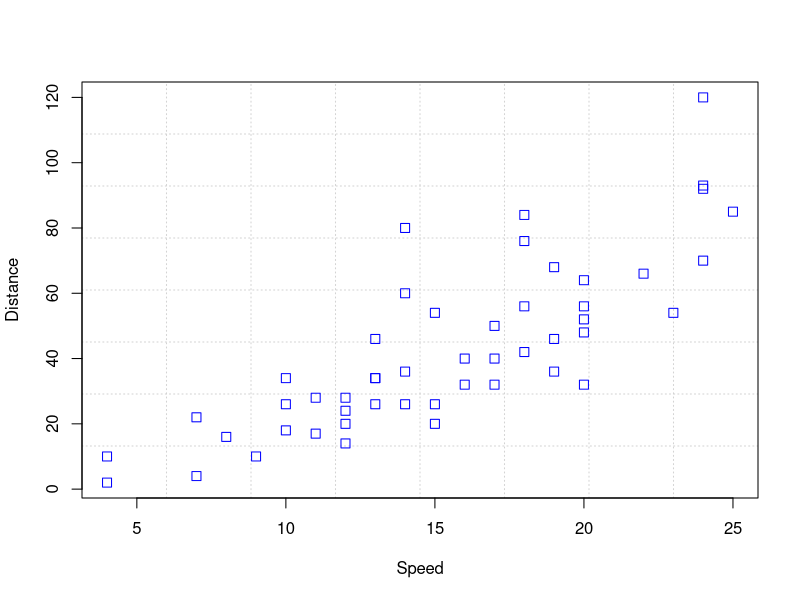
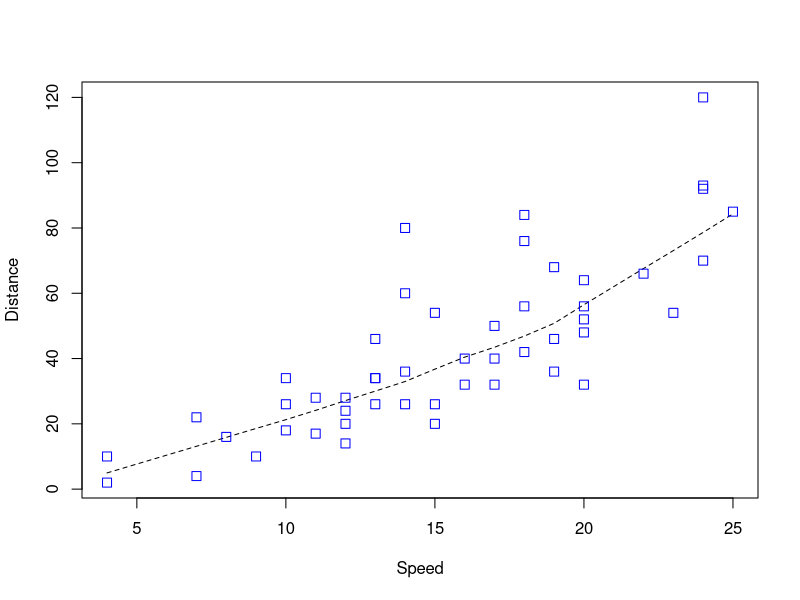
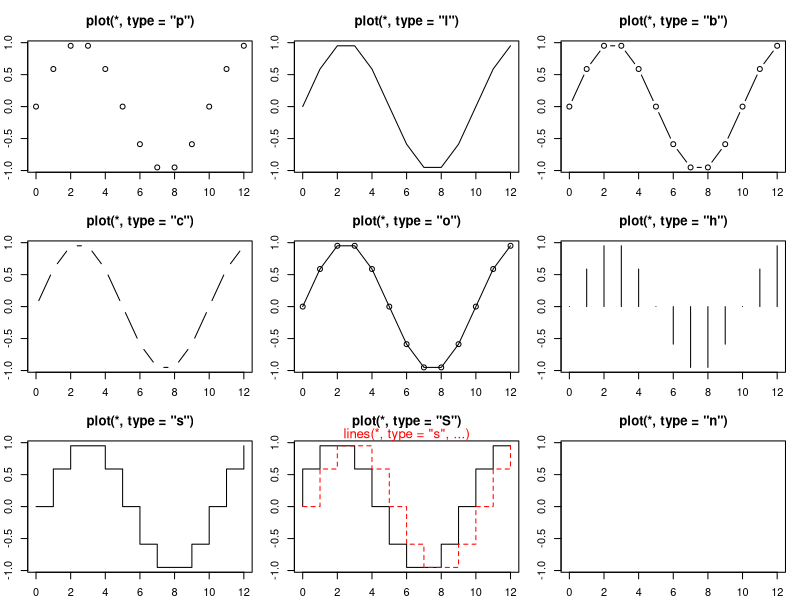
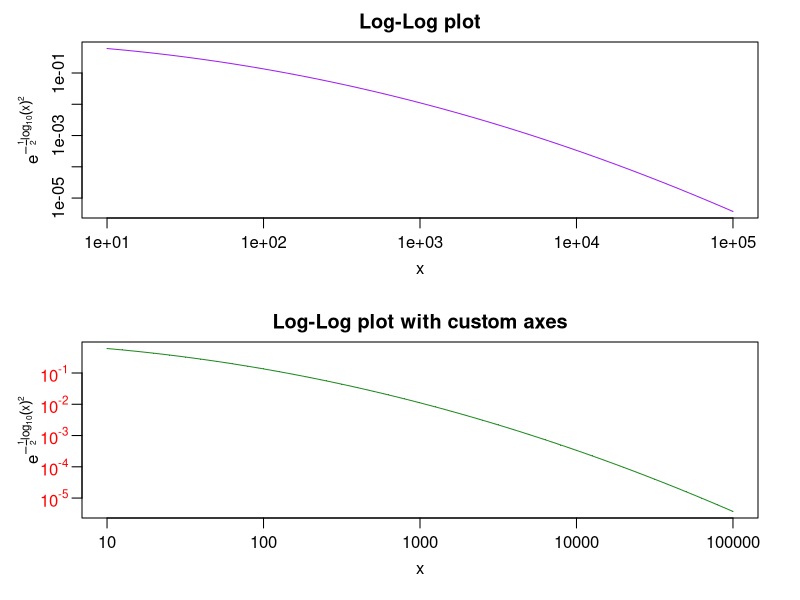
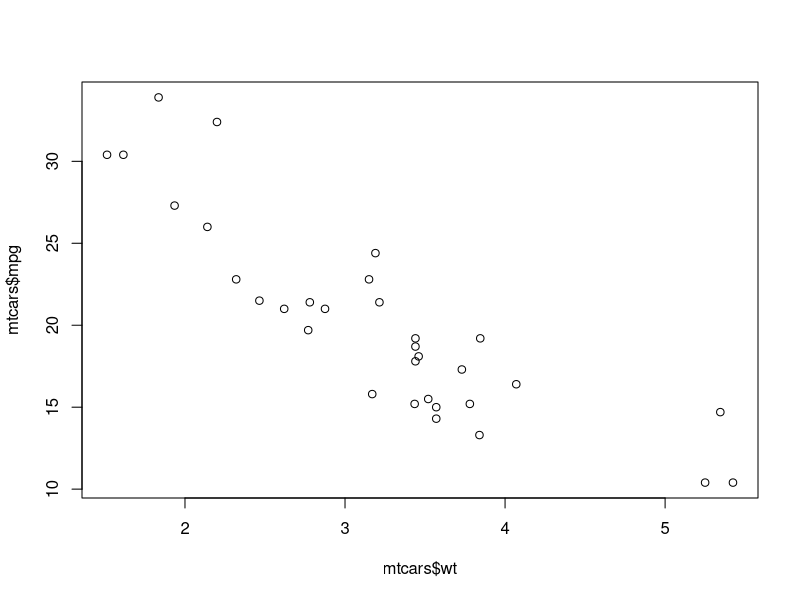
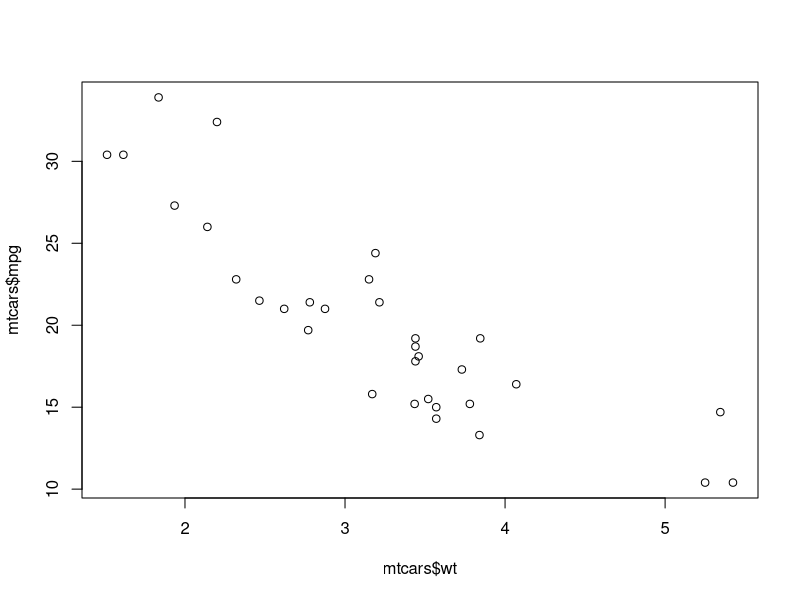
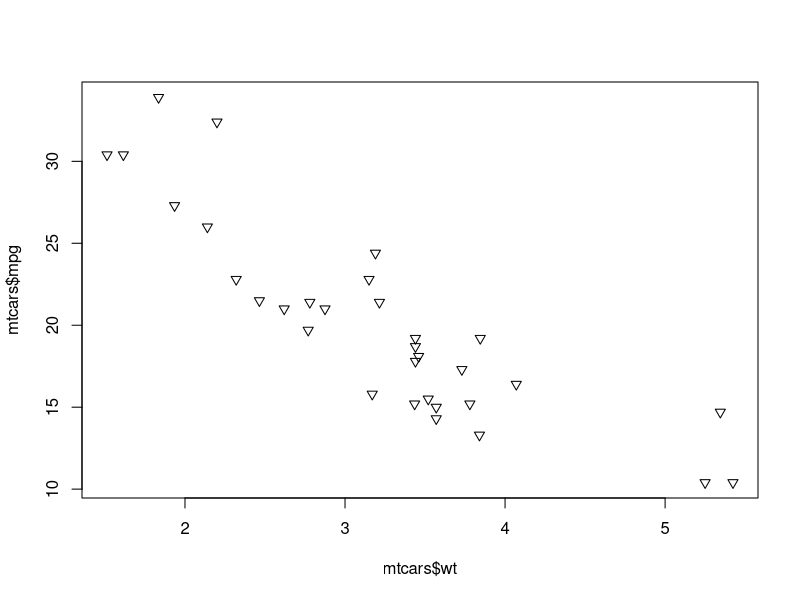
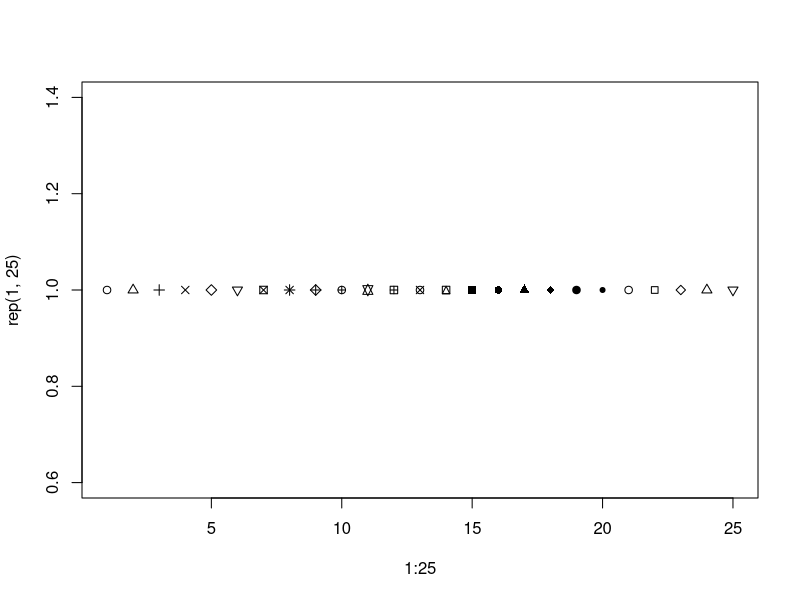

Source code (R) for these figures, in order:
###################################
###################################
########                   ########
########   Data Science 1  ########
########       Lab 4       ######## 
########  5th Nov. 2023    ########
########                   ########
###################################
###################################

## Welcome to lab #4. Today we will start with an introduction to plotting in base R

########################
####    Factors     ####
########################

# Quick note before we start on plotting. One final type of variable we haven't looked at yet is factors
# Factors are used for categorical data. Instead of just allowing any value, like a character variable, factors only allow one of a fixed number of 'levels', with one level serving as a 'reference category'.
# To change the reference category, you can use 
# relevel(x, ref=...)

# For now, just bear in mind that sometimes in certain statistical packages, character variables will need to be recoded as factors using factor(),
# and other times variables that shouldn't be factors get loaded as such and need to be changed back with as.character().

########################
####    Datasets    ####
########################

# R contains a number of inbuilt datasets
# To see a list of them, run
data()
?data()

# To load one into your environment, run for example
data(mtcars)


########################
####    Plotting    ####
########################

# Base R has a lot of good functions for plotting, and can be very powerful.

# run the following:
example("plot")
# to get a series of examples of things you can do with the plot() function

# Plot() is the most basic function, and with no arguments it creates a scatterplot.
# it can either take an x variable and a y variable as its 2 first arguments, or it can take a formula
plot(mtcars$wt,mtcars$mpg)
plot(mtcars$mpg~mtcars$wt)

# You can change the shape of the points in a scatterplot with the 'pch' argument
plot(mtcars$wt,mtcars$mpg, pch=25)
# There are 25 predefined pch values
# There are 25 preset values for the scatterplot points. To see them all run:
plot(1:25,rep(1,25),pch=1:25)

# You can also put in any symbol you like in quote marks:
plot(mtcars$wt,mtcars$mpg, pch="$")
plot(mtcars$wt,mtcars$mpg,pch="✌")

# To change x axis and y axis labels, and add a title you can use
plot(mtcars$wt,mtcars$mpg, pch=20, xlab='Weight (1000 lbs)', ylab='Fuel efficiency (mpg)', main='Association between car weight and fuel efficiency')

# And to change the range of the plot, use
plot(mtcars$wt,mtcars$mpg, pch=20, ylim = c(0,40), xlim = c(0,7))

# Instead of a scatterplot, you can change the type of the plot using 'type'
x <- seq(-4,4,0.2)
y <- dnorm(x)

plot(x,y,pch=5)
plot(x,y,type='l')
plot(x,y,type='h')
plot(x,y,type='b')
plot(x,y,type='s')
plot(x,y,type='o')

# And the color using col
plot(x,y,type='o', col='red')

# For colors you can use preloaded R colors, which you can look up here:
# https://www.nceas.ucsb.edu/sites/default/files/2020-04/colorPaletteCheatsheet.pdf

# You can also use hex codes, such as:
plot(dnorm(seq(-4,4,0.2)),type='o', col='#177678')

# Pick your own color and find its hex code here:
# https://htmlcolorcodes.com/color-picker/
# or use the built-in color picker in Positron/VSCode

# For turning frequencies into histograms or density plots,
# use hist() and density() 

# For barplots and boxplots, we use barplot() and boxplot()
# In barplot, we can use the argument beside = T or beside = F to make a clustered or a stacked bar chart


# Axes can be removed from the original plot using xaxt='n' and yaxt = 'n'
# New axes can be added using the axis() function
# text(), segments(), arrows(), polygon(), legend(), add these respective elements to your plot. 
# Experiment with them or run ?text, ?segments, etc. to find out more.
?text()
?segments()
?arrows()
?polygon()
?legend()

# Fonts can be changed using the arguments cex (for size), family (for font type), and font (for bold or italics)

# Straight lines can be added to plots using abline()
plot(x,y,type="l", xlim=c(-4,4))
abline(v=c(-4,0,4))

abline(h = max(y)) # horizontal line = max of y
?abline() #straight line

plot(mtcars$wt,mtcars$mpg, pch=20, ylim = c(0,40), xlim = c(0,7))
abline(v=0,h=0,lm(mpg~wt,data=mtcars))

# Layers of different points or lines can be added to a plot using points() and lines()
smallcars <- mtcars[mtcars$cyl<=4,]
bigcars <- mtcars[mtcars$cyl>4,]

plot(smallcars$mpg~smallcars$wt, pch=20, col = "slateblue", 
          xlim=c(1,7), ylim = c(5,40),
          xlab=("Weight (1000s of lbs)"),ylab="Miles per gallon")
abline(lm(mpg~wt,data=smallcars), col="slateblue")
points(bigcars$mpg~bigcars$wt, pch=20, col = "firebrick")
abline(lm(mpg~wt,data=bigcars), col="firebrick")

# Legends can be added with legend(), 
# where the first 2 arguments determine the position of the legend
legend(4,40, fill=c("slateblue","firebrick"), 
            legend= c("Small cars (4 cylinders)", "Big cars (5+ cylinders)"),
          bty = "n", cex = 0.8)

#######################
####    Devices    ####
#######################

# When you create a plot, it gets stored to a graph device. This gets opened automatically when you plot, and in Rstudio is displayed on one of the panes.
# You can also open a graphics device manually using quartz() on Mac and Linux and windows() on Windows

# The par() function sets the graphical parameters for the device.
# You can use it to set the margins of the graph (in inches) using mar
par(mar=c(5,5,5,5))
plot(mtcars$wt,mtcars$mpg)

# These parameters will remain attached to the graphical device until you turn them off, with:
dev.off()

# par() can be used to generate multiple plots in the same device with the argument mfrow
# mfrow takes a vector of 2 numbers, first the number of rows then the number of columns of the plot grid

par(mfrow=c(2,2),mar=c(2,2,1,1))
plot(mtcars$wt,mtcars$mpg, pch='%', col='dodgerblue')
plot(mtcars$wt,mtcars$mpg, pch='e', col='#13fee0')
plot(mtcars$wt,mtcars$mpg, pch='^', col='firebrick')
plot(mtcars$wt,mtcars$mpg, pch='4', col=adjustcolor('black',alpha.f=0.4))
dev.off()

#############################
####    Saving graphs    ####
#############################
 
# You can save graphs directly from your device (in RStudio, you would click on the 'export' button)
# However, this can be annoying if you have to go through the process every time you make a small adjustment to your graph
# Also, there is no guarantee of conistency if you save your graphs manually
# Generally, it is better to save your plots using code
# To do this, you must open a graphical device directly in a file
# There are multiple functions for this, see a list here: https://stat.ethz.ch/R-manual/R-devel/library/grDevices/html/Devices.html

# Example: to save a graph as a .png
# First open your png device, provide the dimensions, and name the file:
png(file="my.example.graph.png",
    width=600, height=450)

# then put all of the code for your graph
plot(mtcars$wt,mtcars$mpg)

# When you are done, close the device with
dev.off()




#########################
####    EXERCISES    ####
#########################

# 1.1 Transform the 'wt' variable in the mtcars dataset, which represents the weight of cars in 1000s of lbs,
# to a variable representing that weight in kg. 1 lb = 0.453592kg
mtcars$wt <- mtcars$wt * 1000 * 0.453592
# 1.2 Plot a histogram and a density plot of the weights of cars in kg in the mtcars dataset.
plot(hist(mtcars$wt))
# <=> hist(mtcars$wt)
plot(density(mtcars$wt))
# Let's extract data about survival rates among the Titanic
data(Titanic)

#Subsetting the array: Titanic[,,2,2]

# The Titanic dataset is a 4-dimensional array.
# The dimensions correspond to Class, Sex, Age, and Survival status.
# By using ,,2,2, you are selecting:
# All levels of the first dimension (Class).
# All levels of the second dimension (Sex).
# The second level of the third dimension (Age, which corresponds to "Adult").
# The second level of the fourth dimension (Survival status, which corresponds to "Yes").
#Titanic[Class, Sex, Age, and Survival status]
#Titanic[2,,2,2] # 2nd class, male|female, Adults, Died
survived <- as.data.frame(Titanic[,,2,2])
survived
died <-  as.data.frame(Titanic[,,2,1])

# Now we create a new data frame from survived and died that contains the proportion of survivors for each combination of sex and class

df <- data.frame(Male = (survived$Freq/(survived$Freq+died$Freq))[1:4],
                Female = (survived$Freq/(survived$Freq+died$Freq))[5:8],
                class = c("1st","2nd","3rd","Crew"))
#Titanic
# Finally we format it for the barplot function.
# Each row must be a sex and each column a class, with row names and column names specified
barplot_d <- as.matrix(t(df[1:2]))
colnames(barplot_d)<- df$class

# From this dataset, create a clustered barchart
barplot(barplot_d, beside=T, ylim=c(0,1))

# 1.3. Fix this barplot so that the colours are nicer and there is a legend, title, and appropriate axes labels.
barplot(barplot_d, beside = TRUE, ylim = c(0, 1), 
        ylab = "Proportion of Survival", 
        xlab = "Class", 
        main = "The Proportion of Survivors with Regards to Gender & Class",
        col = c("#c735a5", "#a75925"), 
        legend.text = c("Male", "Female"),
        args.legend = list(x = "topright", inset = c(0.05, 0.05), horiz = TRUE, bty = "n"))

# 1.4. Looking at this barplot, what can you say about who was more likely to survive the Titanic?
#      Which group was the least likely to survive?

# 1.5 Load the Iris dataset 
data(Iris)

# Please attempt to replicate the graph from the slides. It is a scatterplot of petal length against sepal length,
# with species differentiated by color.
# Add ablines plotting the linear relationship between petal length and sepal length for each group.
# Define petal and sepal length variables
petal_length <- iris$Petal.Length
sepal_length <- iris$Sepal.Length

# Assign colors to each species
colors <- c("green", "yellow", "orange")
species_colors <- colors[as.numeric(iris$Species)]

# Create scatter plot of petal length vs. sepal length, colored by species
plot(petal_length, sepal_length, 
     xlab = 'Petal length (in cm)', 
     ylab = 'Sepal length (in cm)', 
     main = 'Relationship between petal & sepal length in irises', 
     pch = 18, col = species_colors)

# Legend
legend("topleft", 
       legend = c('Versicolor', 'Setosa', 'Virginica'),
       title = "Species", 
       fill = c("yellow", "green", "orange"),
       cex = 0.7, inset = 0.05, 
       x.intersp = 0.5, y.intersp = 0.6, 
       text.width = 1.2)

# Add regression lines for each species
# Setosa
setosa_data <- iris[iris$Species == 'setosa', ]
abline(lm(Sepal.Length ~ Petal.Length, data = setosa_data), col = 'green')

# Versicolor
versicolor_data <- iris[iris$Species == 'versicolor', ]
abline(lm(Sepal.Length ~ Petal.Length, data = versicolor_data), col = 'yellow')

# Virginica
virginica_data <- iris[iris$Species == 'virginica', ]
abline(lm(Sepal.Length ~ Petal.Length, data = virginica_data), col = 'orange')





